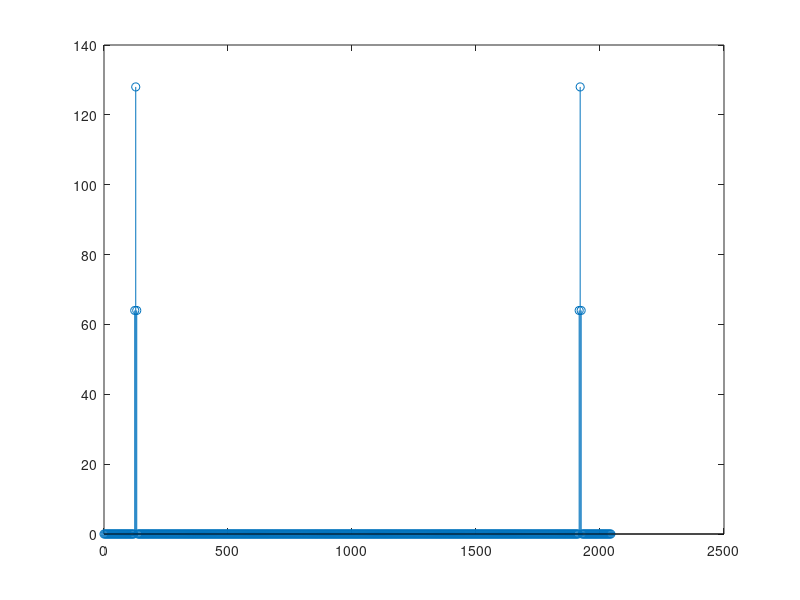

This figure's MATLAB source:
clc; clear all; close all
%Janela Retangular
N=512;
n=0:1:N-1;
x=sin(2*pi*4*(n/64))
stem(n,x);
pause;
%DFT Retangular
z=zeros(1,N);
y=sin(2*pi*4*(n/64));
for i=1:N
    for k=1:N
       z(i)=y(k)*(cos(2*pi*((i-1)*(k-1)/N))-1i*sin(2*pi*((i-1)*(k-1)/N)))+z(i); 
    end
end
m=abs(z);
stem(0:4:(N-1)*4, abs(z))
pause;

%Janela Triangular
x=sin(2*pi*4*(n/64))
%if n<N/2
  w1=2*n(1:N/2)/(N) 
%else
  w2=2-(2*(n(N/2+1:N))/(N))
%end
w = [w1 w2];
stem(n,w.*x);
pause;
%DFT Triangular
z=zeros(1,N);
y=w.*x;
for i=1:N
    for k=1:N
       z(i)=y(k)*(cos(2*pi*((i-1)*(k-1)/N))-1i*sin(2*pi*((i-1)*(k-1)/N)))+z(i); 
    end
end
m=abs(z);
stem(0:4:(N-1)*4, abs(z))
pause;

%Janela de Hamming
x=sin(2*pi*4*(n/64))
w=0.54-(0.46*cos(2*pi*(n/N)))
plot(n,w, n, -w, n, w.*x);
pause;
%DFT Hamming
z=zeros(1,N);
y=w.*x;
for i=1:N
    for k=1:N
       z(i)=y(k)*(cos(2*pi*((i-1)*(k-1)/N))-1i*sin(2*pi*((i-1)*(k-1)/N)))+z(i); 
    end
end
m=abs(z);
stem(0:4:(N-1)*4, abs(z))
pause;

%Janela de Hanning
x=sin(2*pi*4*(n/64))
w=0.5-(0.5*(cos(2*pi*(n/N))))
plot(n,w, n, -w, n, w.*x);
pause;
%DFT Hanning
z=zeros(1,N);
y=w.*x;
for i=1:N
    for k=1:N
       z(i)=y(k)*(cos(2*pi*((i-1)*(k-1)/N))-1i*sin(2*pi*((i-1)*(k-1)/N)))+z(i); 
    end
end
m=abs(z);
stem(0:4:(N-1)*4, abs(z))
pause;